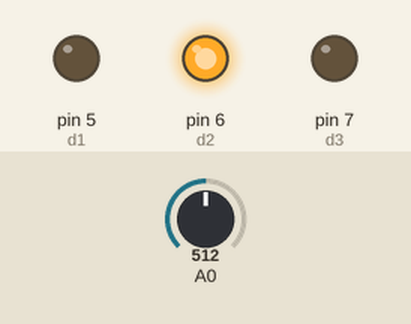
The sketch below on a simulated Arduino Uno, built with avr-gcc and run on an emulated ATmega328P. Parts: output pins drawn as LEDs (lit = HIGH). Inputs (shaded band) come from the test bench; at power-on: A0 = 512.

Above: at 1.2 s.
1.3 s: A0 set to 408
2.8 s: A0 set to 383
At 4.0 s:
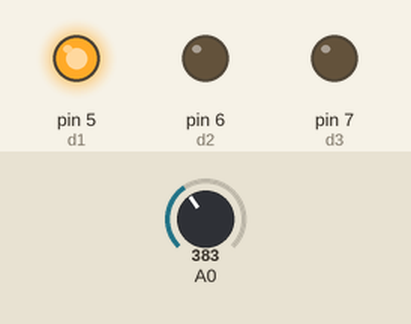
4.3 s: A0 set to 710
At 5.3 s:
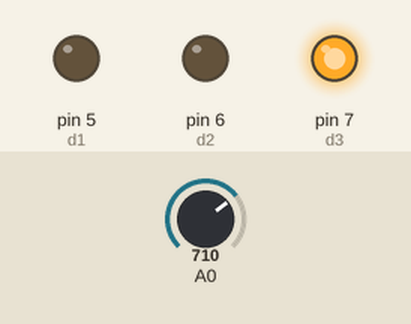
5.8 s: A0 set to 688
At 6.5 s:
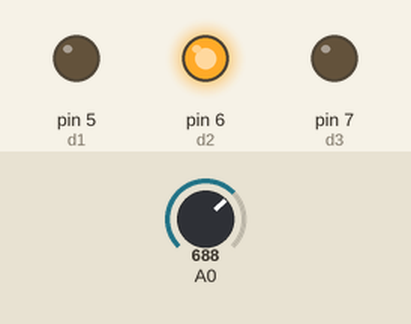
7.3 s: A0 set to 716
At 7.6 s:
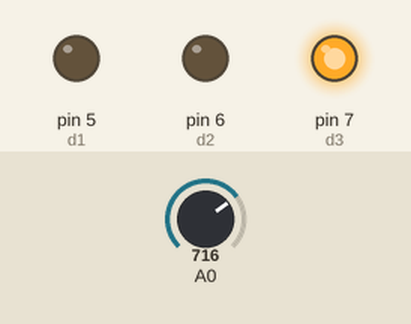
Timing chart, 0 to 9.8 s (numbered marks = the images above; inputs shaded):
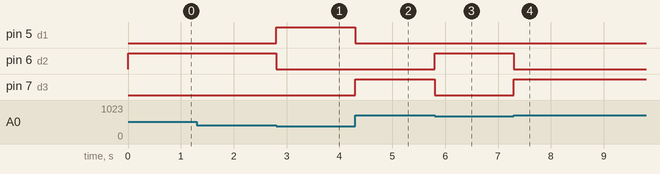

The sketch:

B3_2b.ino
```cpp
int d1=5;				// przyznanie etykiet dla pinu
int d2=6;				// przyznanie etykiet dla pinu
int d3=7;				// przyznanie etykiet dla pinu

void setup()			// początkowa konfiguracja – część przygotowująca układ do
{					// działania
pinMode(d1,OUTPUT);		// ustawienie pinu d1 jako wyjście
digitalWrite(d1,LOW);		// ustawienie na nim stanu niskiego
pinMode(d2,OUTPUT);		// analogicznie jak wyżej
digitalWrite(d2,LOW);		// analogicznie jak wyżej
pinMode(d3,OUTPUT);
digitalWrite(d3,LOW);
}

void loop()			// główna pętla
{
  if (analogRead(0) < 400)     // instrukcja warunkowa sprawdzająca odczyt z wej. analogowego
  {
    digitalWrite(d1,HIGH);	// ustawienie stanu wysokiego dla d1 – dioda świeci
    digitalWrite(d2,LOW);	// ustawienie stanu niskiego dla d2 – dioda nie świeci
    digitalWrite(d3,LOW);	// ustawienie stanu niskiego dla d3 – dioda nie świeci
  }
  else if (analogRead(0) >= 400 and analogRead(0) <= 700) // zakres wartości jeśli spełniony
  {								         // to wykona kod
    digitalWrite(d1,LOW);	// ustawienie stanu niskiego dla d1 – dioda nie świeci
    digitalWrite(d2,HIGH);	// ustawienie stanu wysokiego dla d2 – dioda świeci
    digitalWrite(d3,LOW);	//  ustawienie stanu niskiego dla d3 – dioda nie świeci
  }
  else				// wykonanie gdy powyższe warunki nie są spełnione
  {
   digitalWrite(d1,LOW);	// ustawienie stanu niskiego dla d1 – dioda nie świeci
   digitalWrite(d2,LOW);	// ustawienie stanu niskiego dla d2 – dioda nie świeci
   digitalWrite(d3,HIGH);	// ustawienie stanu wysokiego dla d3 – dioda świeci
  }
}
```

Measured:
- the behaviour switches between 400 and 399 on A0 (found by bisection; images 0 and 1)
- the behaviour switches between 701 and 700 on A0 (found by bisection; images 2 and 3)
- after the input at 1.3 s, every drawn part: stays the same
- after the input at 2.8 s, pin 5 (d1): LOW → HIGH at once; pin 6 (d2): HIGH → LOW at once
- after the input at 4.3 s, pin 5 (d1): HIGH → LOW at once; pin 7 (d3): LOW → HIGH at once
- after the input at 5.8 s, pin 6 (d2): LOW → HIGH at once; pin 7 (d3): HIGH → LOW at once
- after the input at 7.3 s, pin 6 (d2): HIGH → LOW at once; pin 7 (d3): LOW → HIGH at once
